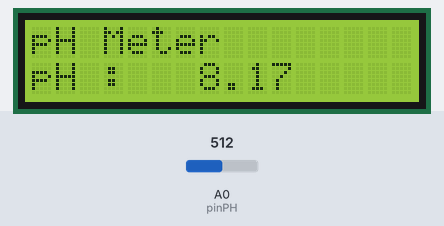
Bench run of a sketch on a simulated Arduino Uno, built with avr-gcc and run on an emulated ATmega328P. Shown: 16×2 character LCD. The test bench sets the inputs (shaded band); at power-on: A0 (pinPH) = 512. What the sketch prints to the serial monitor is not drawn.

Above: at 3.3 s.
3.4 s: A0 (pinPH) set to 716
At 4.6 s:
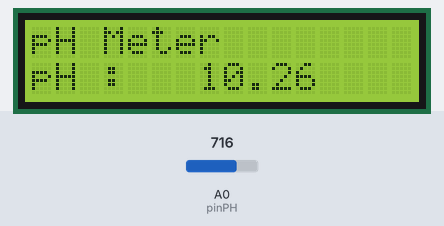
5.0 s: A0 (pinPH) set to 900
At 6.2 s:
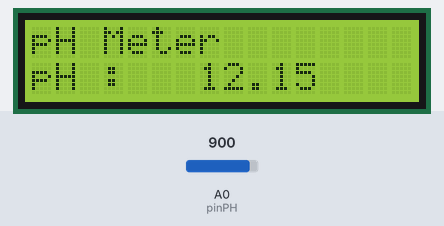
6.6 s: A0 (pinPH) set to 704
At 7.7 s:
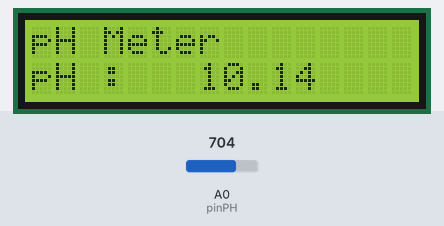
8.2 s: A0 (pinPH) set to 681
At 9.2 s:
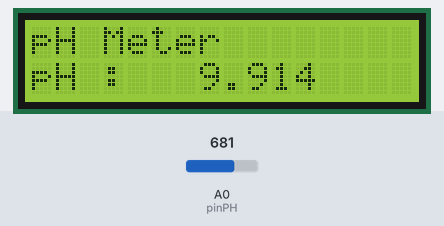
Timing chart, 0 to 10.8 s (numbered marks = the images above; inputs shaded):
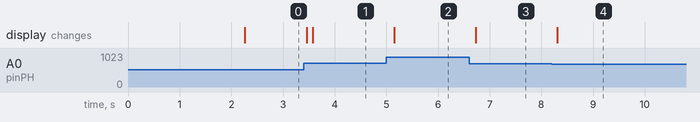

The sketch:

B400_pHMeter.ino
```cpp
/*
 * Nama   : Devandri Suherman
 * NIM    : 191354007
 * Matkul : Sistem Kendali Digital
 * Judul  : PROYEK MANDIRI - Pengujian Komponen
 *          Meter pH
 * Tanggal: Rabu, 1 Desember 2021
 */

#include <Wire.h> //Library I2C
#include <LiquidCrystal_I2C.h> //Library LCD I2C
LiquidCrystal_I2C lcd(0x27,16,2);


const int pinPH = A0;
int nilaiSensor = 0;
unsigned long int rataADCPH;
int bufADCPH[10], temp;

void setup (){
  Serial.begin(9600);
  //delay(10000);
  lcd.init();
  lcd.begin(16,2);
  lcd.backlight();
  lcd.setCursor(0,0); // kolom x baris
  lcd.print("pH Meter");
  delay(2000);
}


void loop(){
  for(int i = 0; i<10; i++){
    bufADCPH[i] = analogRead(pinPH);
    delay(10);
  }

  for (int i = 0; i<9; i++){
    for(int j=i+1;j<10;j++){
      if (bufADCPH[i]>bufADCPH[j]){
        temp =bufADCPH[i];
        bufADCPH[i] = bufADCPH[j];
        bufADCPH[j] = temp;
      }
    }
  }
  rataADCPH=0;
  for(int i = 2; i<8; i++){
    rataADCPH+=bufADCPH[i];
  }

  float teganganPH = (float)rataADCPH*5.0/1024/6;
  float nilaipH = 2.101628 * teganganPH + 2.917;
//  float nilaipH = 2.142857 * teganganPH + 2.89571436;

  Serial.print("Nilai pH = ");
  Serial.println(nilaipH);

  lcd.setCursor(0,0); // kolom x baris
  lcd.print("pH Meter");
  lcd.setCursor(0,1);
  lcd.print("pH : ");
  lcd.setCursor(7,1);
  lcd.print(nilaipH);
}
```

Measured:
- after the input at 3.4 s, the display: first changes after 0.06 s (image 1 shows a later state)
- after the input at 5.0 s, the display: changes after 0.16 s (image 2)
- after the input at 6.6 s, the display: changes after 0.13 s (image 3)
- after the input at 8.2 s, the display: changes after 0.11 s (image 4)
